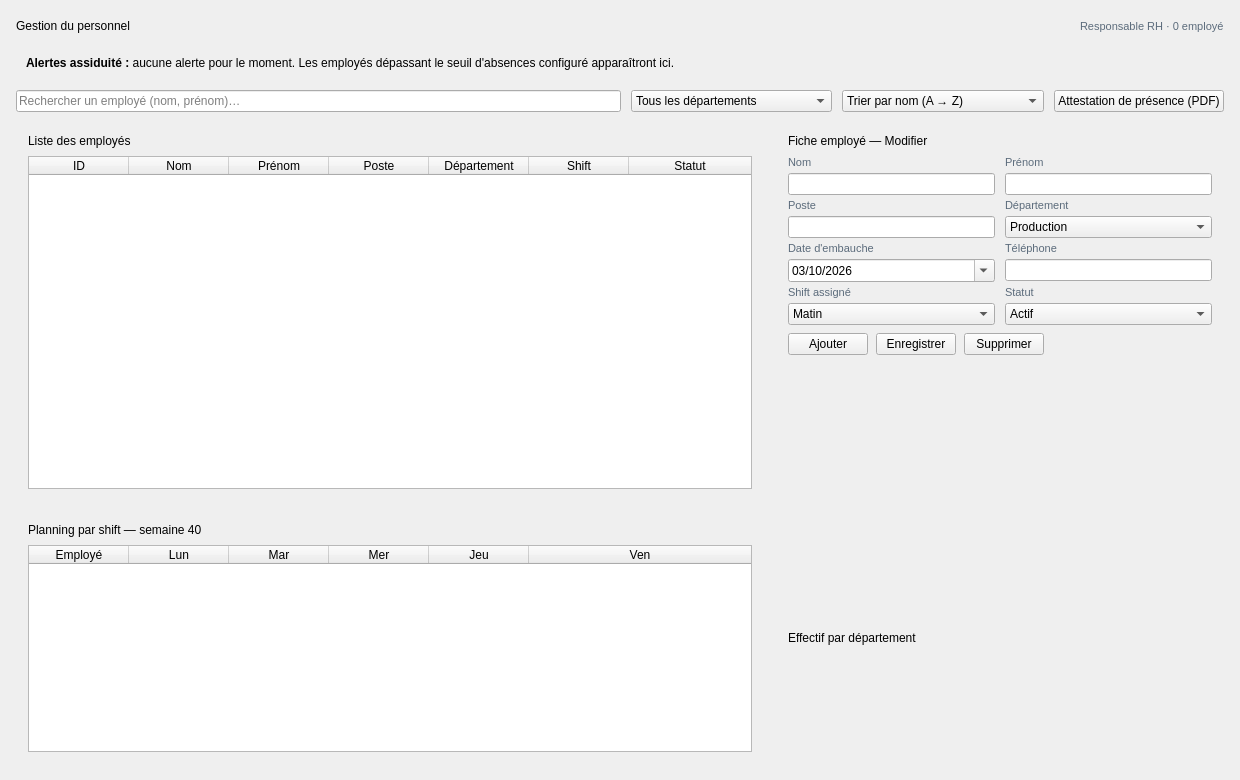
<?xml version="1.0" encoding="UTF-8"?>
<ui version="4.0">
 <class>Personnel</class>
 <widget class="QWidget" name="Personnel">
  <property name="geometry"><rect><x>0</x><y>0</y><width>1240</width><height>780</height></rect></property>
  <layout class="QHBoxLayout" name="layoutPrincipal" stretch="1"><property name="spacing"><number>0</number></property><property name="leftMargin"><number>0</number></property><property name="topMargin"><number>0</number></property><property name="rightMargin"><number>0</number></property><property name="bottomMargin"><number>0</number></property><item><widget class="QWidget" name="contenu"><layout class="QVBoxLayout" name="layoutContenu" stretch="0,0,0,3,2"><property name="spacing"><number>10</number></property><property name="leftMargin"><number>16</number></property><property name="topMargin"><number>16</number></property><property name="rightMargin"><number>16</number></property><property name="bottomMargin"><number>16</number></property><item><layout class="QHBoxLayout" name="layoutEntete"><item><widget class="QLabel" name="labelTitre"><property name="text"><string>Gestion du personnel</string></property></widget></item><item><spacer name="spacerEntete"><property name="orientation"><enum>Qt::Horizontal</enum></property><property name="sizeHint" stdset="0"><size><width>20</width><height>20</height></size></property></spacer></item><item><widget class="QLabel" name="labelInfo"><property name="text"><string>Responsable RH · 0 employé</string></property><property name="styleSheet"><string>color:#5B6B7B; font-size:8pt;</string></property></widget></item></layout></item><item><widget class="QFrame" name="frameAlerte"><layout class="QHBoxLayout" name="layoutAlerte"><property name="leftMargin"><number>10</number></property><property name="topMargin"><number>10</number></property><property name="rightMargin"><number>10</number></property><property name="bottomMargin"><number>10</number></property><item><widget class="QLabel" name="labelAlerte"><property name="text"><string>&lt;b&gt;Alertes assiduité :&lt;/b&gt; aucune alerte pour le moment. Les employés dépassant le seuil d'absences configuré apparaîtront ici.</string></property><property name="textFormat"><enum>Qt::RichText</enum></property><property name="wordWrap"><bool>true</bool></property></widget></item></layout></widget></item><item><layout class="QHBoxLayout" name="layoutRecherche" stretch="3,1,1,0"><item><widget class="QLineEdit" name="lineEditRecherche"><property name="placeholderText"><string>Rechercher un employé (nom, prénom)…</string></property></widget></item><item><widget class="QComboBox" name="comboDepartement"><item><property name="text"><string>Tous les départements</string></property></item><item><property name="text"><string>Production</string></property></item><item><property name="text"><string>Maintenance</string></property></item><item><property name="text"><string>Logistique</string></property></item><item><property name="text"><string>Qualité</string></property></item></widget></item><item><widget class="QComboBox" name="comboTri"><item><property name="text"><string>Trier par nom (A → Z)</string></property></item><item><property name="text"><string>Trier par nom (Z → A)</string></property></item></widget></item><item><widget class="QPushButton" name="btnExporter"><property name="text"><string>Attestation de présence (PDF)</string></property></widget></item></layout></item><item><layout class="QHBoxLayout" name="layoutMilieu" stretch="5,3"><property name="spacing"><number>12</number></property><item><widget class="QFrame" name="cardListe"><layout class="QVBoxLayout" name="layoutCardListe" stretch="0,1"><property name="spacing"><number>8</number></property><property name="leftMargin"><number>12</number></property><property name="topMargin"><number>12</number></property><property name="rightMargin"><number>12</number></property><property name="bottomMargin"><number>12</number></property><item><widget class="QLabel" name="labelTitreListe"><property name="text"><string>Liste des employés</string></property></widget></item><item><widget class="QTableWidget" name="tableEmployes"><property name="showGrid"><bool>false</bool></property><property name="selectionBehavior"><enum>QAbstractItemView::SelectRows</enum></property><property name="editTriggers"><set>QAbstractItemView::NoEditTriggers</set></property><attribute name="verticalHeaderVisible"><bool>false</bool></attribute><attribute name="horizontalHeaderStretchLastSection"><bool>true</bool></attribute><column><property name="text"><string>ID</string></property></column><column><property name="text"><string>Nom</string></property></column><column><property name="text"><string>Prénom</string></property></column><column><property name="text"><string>Poste</string></property></column><column><property name="text"><string>Département</string></property></column><column><property name="text"><string>Shift</string></property></column><column><property name="text"><string>Statut</string></property></column></widget></item></layout></widget></item><item><widget class="QFrame" name="cardFiche"><layout class="QVBoxLayout" name="layoutCardFiche"><property name="spacing"><number>8</number></property><property name="leftMargin"><number>12</number></property><property name="topMargin"><number>12</number></property><property name="rightMargin"><number>12</number></property><property name="bottomMargin"><number>12</number></property><item><widget class="QLabel" name="labelTitreFiche"><property name="text"><string>Fiche employé — Modifier</string></property></widget></item><item><layout class="QGridLayout" name="gridFiche"><property name="horizontalSpacing"><number>10</number></property><property name="verticalSpacing"><number>4</number></property><item row="0" column="0"><widget class="QLabel" name="lblNom"><property name="text"><string>Nom</string></property><property name="styleSheet"><string>color:#5B6B7B; font-size:8pt;</string></property></widget></item><item row="0" column="1"><widget class="QLabel" name="lblPrenom"><property name="text"><string>Prénom</string></property><property name="styleSheet"><string>color:#5B6B7B; font-size:8pt;</string></property></widget></item><item row="1" column="0"><widget class="QLineEdit" name="lineEditNom"><property name="text"><string/></property></widget></item><item row="1" column="1"><widget class="QLineEdit" name="lineEditPrenom"><property name="text"><string/></property></widget></item><item row="2" column="0"><widget class="QLabel" name="lblPoste"><property name="text"><string>Poste</string></property><property name="styleSheet"><string>color:#5B6B7B; font-size:8pt;</string></property></widget></item><item row="2" column="1"><widget class="QLabel" name="lblDepartement"><property name="text"><string>Département</string></property><property name="styleSheet"><string>color:#5B6B7B; font-size:8pt;</string></property></widget></item><item row="3" column="0"><widget class="QLineEdit" name="lineEditPoste"><property name="text"><string/></property></widget></item><item row="3" column="1"><widget class="QComboBox" name="comboDepartementFiche"><item><property name="text"><string>Production</string></property></item><item><property name="text"><string>Maintenance</string></property></item><item><property name="text"><string>Logistique</string></property></item><item><property name="text"><string>Qualité</string></property></item></widget></item><item row="4" column="0"><widget class="QLabel" name="lblDate"><property name="text"><string>Date d'embauche</string></property><property name="styleSheet"><string>color:#5B6B7B; font-size:8pt;</string></property></widget></item><item row="4" column="1"><widget class="QLabel" name="lblTel"><property name="text"><string>Téléphone</string></property><property name="styleSheet"><string>color:#5B6B7B; font-size:8pt;</string></property></widget></item><item row="5" column="0"><widget class="QDateEdit" name="dateEditEmbauche"><property name="displayFormat"><string>dd/MM/yyyy</string></property><property name="calendarPopup"><bool>true</bool></property><property name="date"><date><year>2026</year><month>10</month><day>3</day></date></property></widget></item><item row="5" column="1"><widget class="QLineEdit" name="lineEditTelephone"><property name="text"><string/></property></widget></item><item row="6" column="0"><widget class="QLabel" name="lblShift"><property name="text"><string>Shift assigné</string></property><property name="styleSheet"><string>color:#5B6B7B; font-size:8pt;</string></property></widget></item><item row="6" column="1"><widget class="QLabel" name="lblStatut"><property name="text"><string>Statut</string></property><property name="styleSheet"><string>color:#5B6B7B; font-size:8pt;</string></property></widget></item><item row="7" column="0"><widget class="QComboBox" name="comboShift"><item><property name="text"><string>Matin</string></property></item><item><property name="text"><string>Après-midi</string></property></item><item><property name="text"><string>Nuit</string></property></item></widget></item><item row="7" column="1"><widget class="QComboBox" name="comboStatut"><item><property name="text"><string>Actif</string></property></item><item><property name="text"><string>En congé</string></property></item><item><property name="text"><string>Suspendu</string></property></item></widget></item></layout></item><item><layout class="QHBoxLayout" name="layoutBoutons"><item><widget class="QPushButton" name="btnAjouter"><property name="text"><string>Ajouter</string></property></widget></item><item><widget class="QPushButton" name="btnEnregistrer"><property name="text"><string>Enregistrer</string></property></widget></item><item><widget class="QPushButton" name="btnSupprimer"><property name="text"><string>Supprimer</string></property></widget></item><item><spacer name="spacerBoutons"><property name="orientation"><enum>Qt::Horizontal</enum></property><property name="sizeHint" stdset="0"><size><width>20</width><height>20</height></size></property></spacer></item></layout></item><item><spacer name="spacerFiche"><property name="orientation"><enum>Qt::Vertical</enum></property><property name="sizeHint" stdset="0"><size><width>20</width><height>20</height></size></property></spacer></item></layout></widget></item></layout></item><item><layout class="QHBoxLayout" name="layoutBas" stretch="5,3"><property name="spacing"><number>12</number></property><item><widget class="QFrame" name="cardPlanning"><layout class="QVBoxLayout" name="layoutCardPlanning" stretch="0,1"><property name="spacing"><number>8</number></property><property name="leftMargin"><number>12</number></property><property name="topMargin"><number>12</number></property><property name="rightMargin"><number>12</number></property><property name="bottomMargin"><number>12</number></property><item><widget class="QLabel" name="labelTitrePlanning"><property name="text"><string>Planning par shift — semaine 40</string></property></widget></item><item><widget class="QTableWidget" name="tablePlanning"><property name="showGrid"><bool>false</bool></property><property name="selectionBehavior"><enum>QAbstractItemView::SelectRows</enum></property><property name="editTriggers"><set>QAbstractItemView::NoEditTriggers</set></property><attribute name="verticalHeaderVisible"><bool>false</bool></attribute><attribute name="horizontalHeaderStretchLastSection"><bool>true</bool></attribute><column><property name="text"><string>Employé</string></property></column><column><property name="text"><string>Lun</string></property></column><column><property name="text"><string>Mar</string></property></column><column><property name="text"><string>Mer</string></property></column><column><property name="text"><string>Jeu</string></property></column><column><property name="text"><string>Ven</string></property></column></widget></item></layout></widget></item><item><widget class="QFrame" name="cardGraphique"><layout class="QVBoxLayout" name="layoutCardGraphique" stretch="0,1"><property name="spacing"><number>8</number></property><property name="leftMargin"><number>12</number></property><property name="topMargin"><number>12</number></property><property name="rightMargin"><number>12</number></property><property name="bottomMargin"><number>12</number></property><item><widget class="QLabel" name="labelTitreGraphique"><property name="text"><string>Effectif par département</string></property></widget></item><item><layout class="QVBoxLayout" name="layoutGraphique"><property name="leftMargin"><number>0</number></property><property name="topMargin"><number>0</number></property><property name="rightMargin"><number>0</number></property><property name="bottomMargin"><number>0</number></property></layout></item></layout></widget></item></layout></item></layout></widget></item></layout>
 </widget>
 <resources/>
 <connections/>
</ui>
